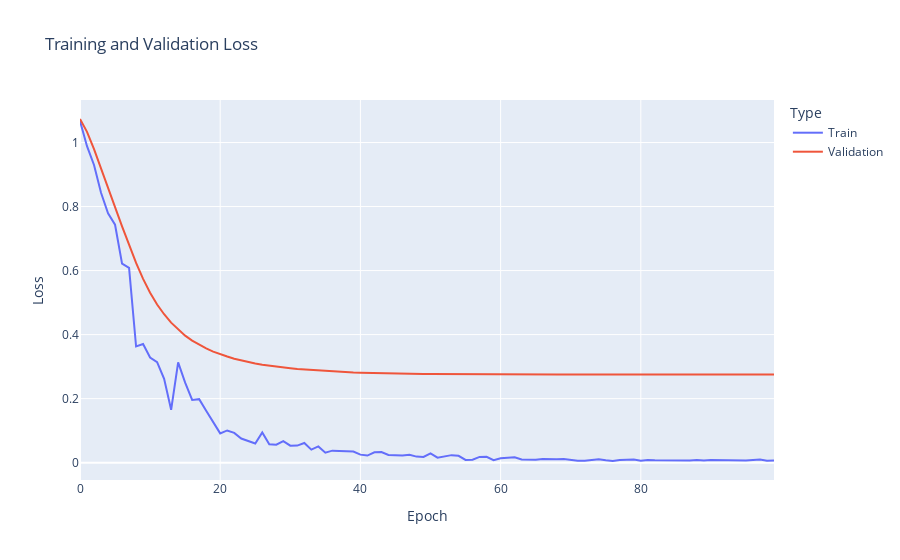

Source (notebook cell):
### Code cell
# Combine train and val losses into a single plot
loss_df = pd.DataFrame({
    'Epoch': list(range(len(train_losses))) + list(range(len(val_losses))),
    'Loss': train_losses + val_losses,
    'Type': ['Train'] * len(train_losses) + ['Validation'] * len(val_losses)
})

px.line(loss_df, x='Epoch', y='Loss', color='Type', 
        title='Training and Validation Loss', 
        labels={'Loss': 'Loss', 'Epoch': 'Epoch'}).show()
